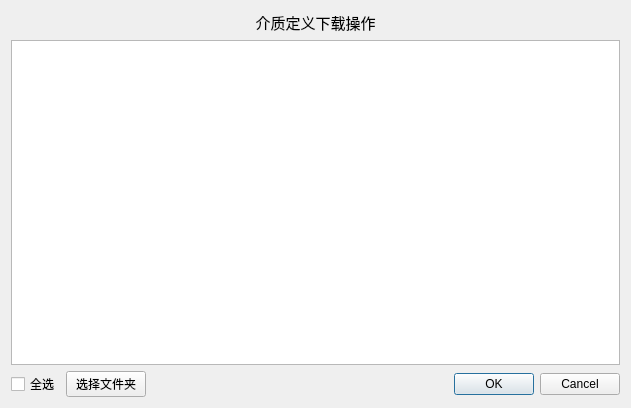
<?xml version="1.0" encoding="UTF-8"?>
<ui version="4.0">
 <class>MDownloadWidget</class>
 <widget class="QWidget" name="MDownloadWidget">
  <property name="geometry">
   <rect>
    <x>0</x>
    <y>0</y>
    <width>631</width>
    <height>408</height>
   </rect>
  </property>
  <property name="windowTitle">
   <string>介质定义下载</string>
  </property>
  <property name="windowIcon">
   <iconset>
    <normalon>:/Image/download1.png</normalon>
   </iconset>
  </property>
  <layout class="QGridLayout" name="gridLayout_2">
   <item row="0" column="0">
    <layout class="QGridLayout" name="gridLayout">
     <item row="0" column="0">
      <widget class="QLabel" name="label">
       <property name="font">
        <font>
         <pointsize>11</pointsize>
        </font>
       </property>
       <property name="text">
        <string>介质定义下载操作</string>
       </property>
       <property name="alignment">
        <set>Qt::AlignCenter</set>
       </property>
      </widget>
     </item>
     <item row="1" column="0">
      <widget class="QListWidget" name="listWidget">
       <property name="font">
        <font>
         <pointsize>9</pointsize>
        </font>
       </property>
      </widget>
     </item>
     <item row="2" column="0">
      <layout class="QHBoxLayout" name="horizontalLayout">
       <item>
        <layout class="QHBoxLayout" name="horizontalLayout_2">
         <item>
          <widget class="QCheckBox" name="checkBox">
           <property name="text">
            <string>全选</string>
           </property>
          </widget>
         </item>
         <item>
          <widget class="QPushButton" name="selectFloderBtn">
           <property name="text">
            <string>选择文件夹</string>
           </property>
          </widget>
         </item>
         <item>
          <widget class="QDialogButtonBox" name="buttonBox">
           <property name="standardButtons">
            <set>QDialogButtonBox::Cancel|QDialogButtonBox::Ok</set>
           </property>
          </widget>
         </item>
        </layout>
       </item>
      </layout>
     </item>
    </layout>
   </item>
  </layout>
 </widget>
 <resources/>
 <connections/>
</ui>
